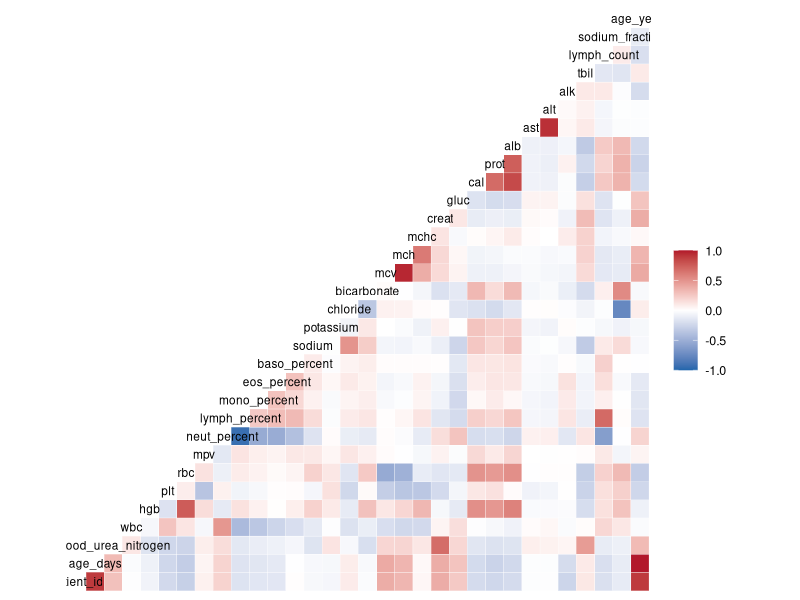
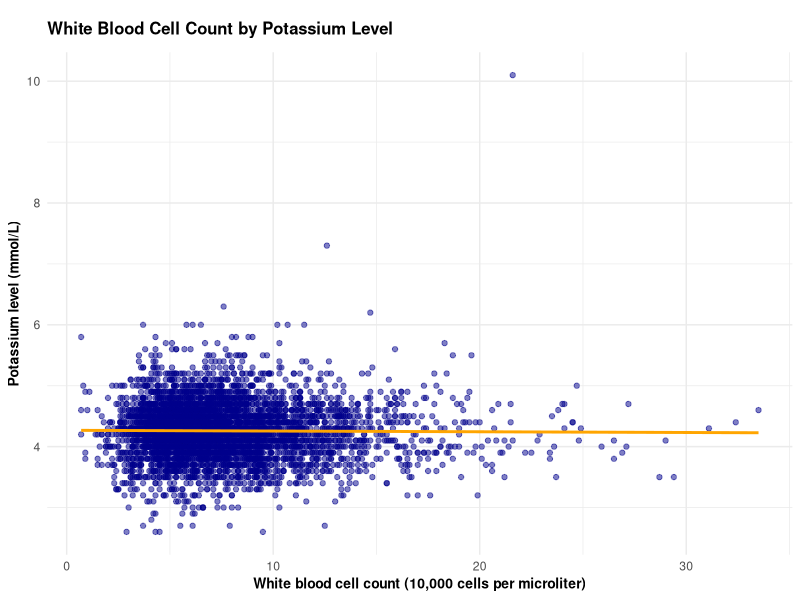
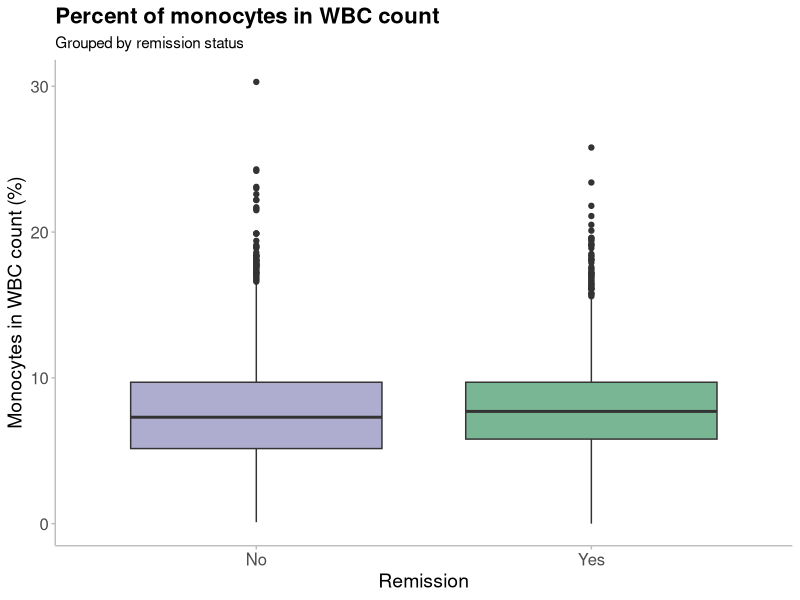
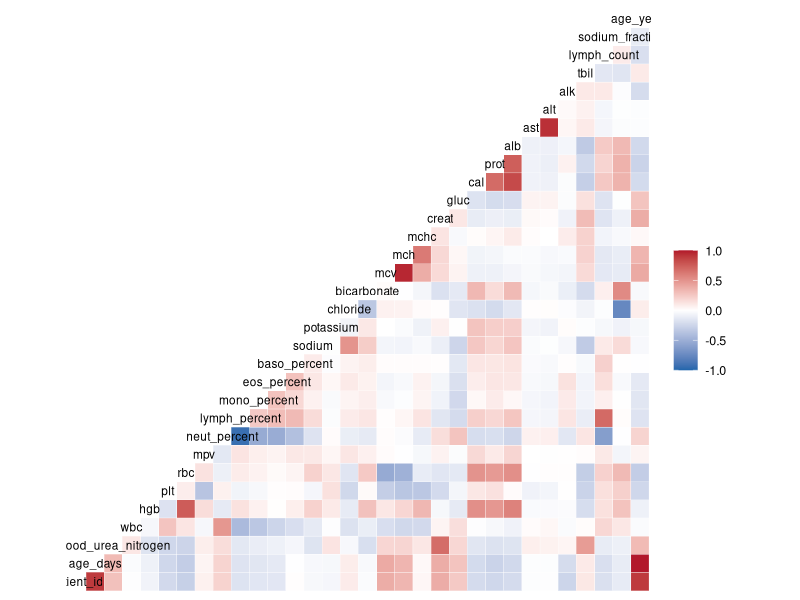
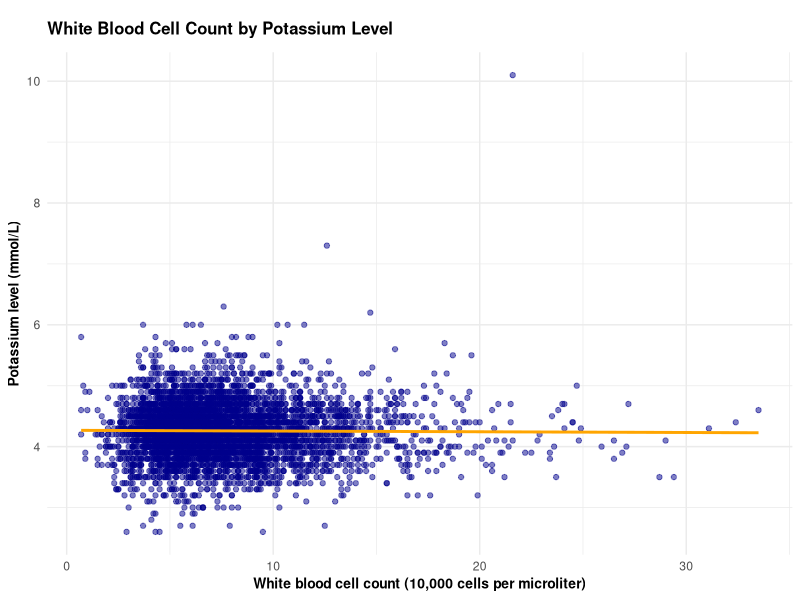
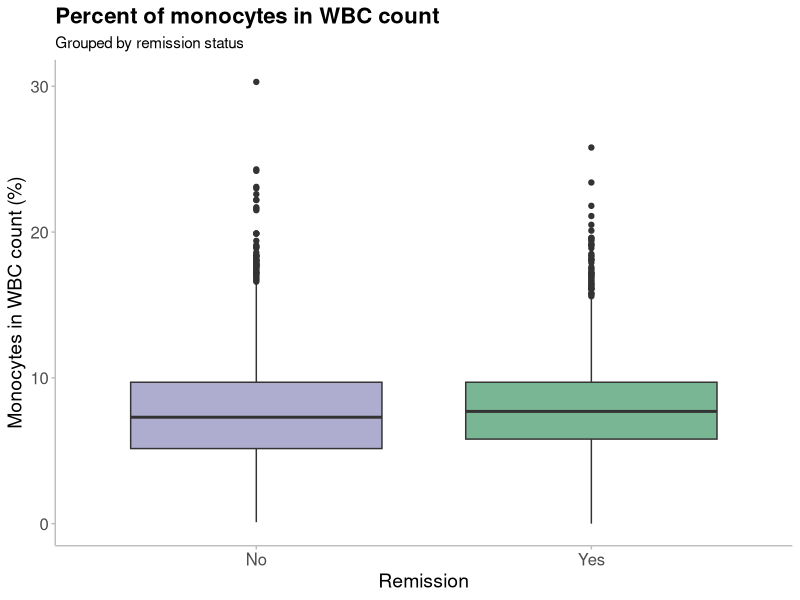

The R script that drew these images, in order:
#----Script Header-------------------------------------------------------------####
# Date: 09.09.2025
# Author: Data_drama_queens
# Filename: creating-plots
# Description: Script for creating plots.
#              We were given 5 questions, and asked to select one question each.
#              We have answered the following questions:
#                 - Are there any correlated measurements?
#                 - Does the white blood cell count distribution depend on pot?
#                 - Does remission of inflammation after Thiopurines for > 12
#                   weeks change with percent of monocytes in WBC count?
#
# Project: RMED901A_Exam_Assignment
#-------------------------------------------------------------------------------###


# Read the data ----
library(ggplot2)
library(tidyverse)
library(here)
library(GGally)

patient_data <- read_delim(
  here("data", "data_for_analysis", "20250908-tidy-joined-exam-data.txt"),
  delim = "\t"
)


# Correlated measurements ----
# Create correlation plot
correlation_plot <- ggcorr(patient_data,
  low = "#2166ac",
  mid = "white",
  high = "#b2182b",
  midpoint = 0,
  label = FALSE,
  size = 3
)

correlation_plot

# Save plot as PNG with larger size for clarity
filename_correlation_plot <- here("figures", "correlation-plot.tiff")
ggsave(filename_correlation_plot, plot = correlation_plot, width = 7, height = 7, dpi = 300)


# Scatterplot investigating white blood cell count by potassium level ----
wbc_pot_plot <- ggplot(patient_data, aes(x = wbc, y = potassium)) + # Assign data, x and y values
  geom_point(colour = "darkblue", alpha = 0.5, na.rm = TRUE) + # Scatterplot
  geom_smooth(method = "lm", se = FALSE, colour = "orange") + # Regression line
  theme_minimal() + # Background theme
  theme(
    legend.position = "none", # Remove legend
    plot.title = element_text(face = "bold", size = 12, margin = margin(10, 0, 10, 0)), # Bold title, resized title and increased margin between title and plot
    axis.title.x = element_text(face = "bold", size = 10), # Bold x-axis text
    axis.title.y = element_text(face = "bold", size = 10)
  ) + # Bold y-axis text
  labs(
    title = "White Blood Cell Count by Potassium Level", # Title
    x = "White blood cell count (10,000 cells per microliter)", # x-axis title
    y = "Potassium level (mmol/L)"
  ) # y-axis title

wbc_pot_plot

# Save the plot
filename_wbc_pot_plot <- here("figures", "wbc-potassium_plot.tiff")
ggsave(filename_wbc_pot_plot, plot = wbc_pot_plot, width = 7, height = 7, dpi = 300)


# From the plot, the white blood cell count does not seem to change
# with potassium level


# Remission and percent of monocytes ----
# Here, we investigates if remission of inflammation after Thiopurines for > 12 weeks
# change with percent of monocytes in WBC count.
# Create a boxplot
remission_mono_plot <- ggplot(
  data = patient_data,
  mapping = aes(x = remission, y = mono_percent)
) + # select variables
  geom_boxplot(fill = c("#7876B199", "#20854E99")) + # create a box plot and set specific colours
  xlab("Remission") + # change x axis label
  ylab("Monocytes in WBC count (%)") + # y axis labels
  labs(
    title = "Percent of monocytes in WBC count",
    subtitle = "Grouped by remission status"
  ) +
  theme_minimal() + # use the minimal theme
  theme(
    panel.grid.major = element_blank(), # remove major grid
    panel.grid.minor = element_blank(), # remove minor grid
    axis.line = element_line(colour = "grey", linewidth = 0.5), # include x and y axis
    axis.ticks = element_line(colour = "grey", linewidth = 0.5), # include tick marks
    legend.position = "None", # remove legend
    plot.title = element_text(size = 16, face = "bold"), # change title font
    axis.title = element_text(size = 14), # change axis title size
    axis.text.x = element_text(size = 12), # change x-axis text size
    axis.text.y = element_text(size = 12) # change y-axis text size
  )


remission_mono_plot

# Save the plot
filename_remission_mono_plot <- here("figures", "remission-mono-plot.tiff")
ggsave(filename_remission_mono_plot, plot = remission_mono_plot, width = 7, height = 7, dpi = 300)

# A visual inspection of the plot suggests that there is no difference in
# percent of monocytes in WBC count for groups with or without remission of inflammation
# after Thiopurines for > 12 weeks.
